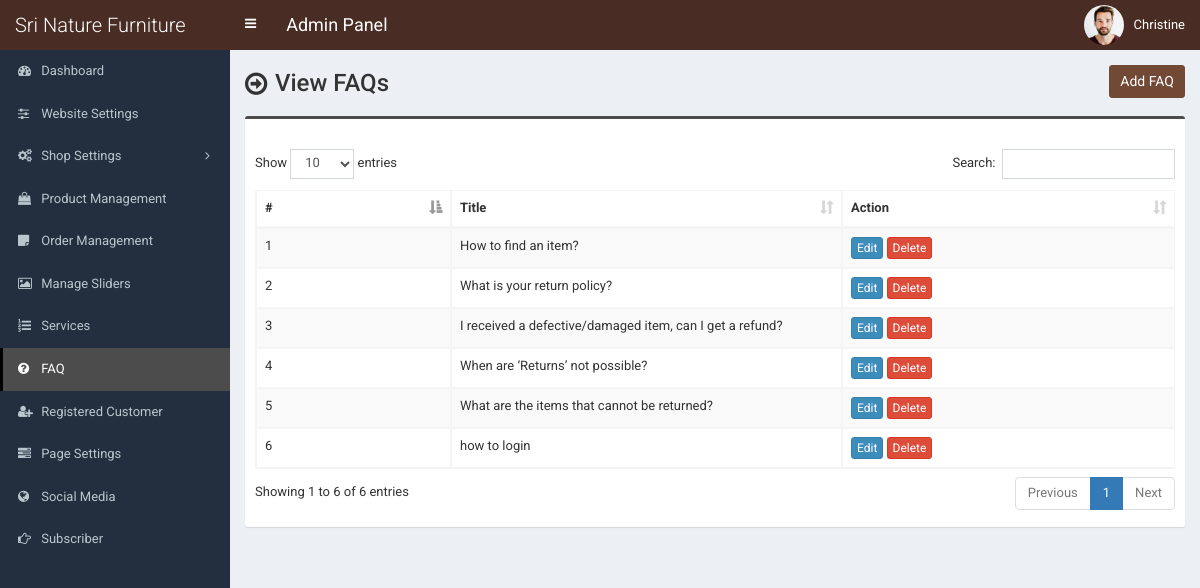
/admin/faq.php (signed in), run on the app's committed database.
### tables this page shows
CREATE TABLE `tbl_faq` (
  `faq_id` int(11) NOT NULL,
  `faq_title` varchar(255) NOT NULL,
  `faq_content` text NOT NULL
);

### admin/faq.php (the view, shortened to what this page needs)
<?php require_once('header.php'); ?>
<section class="content-header">
	<div class="content-header-left">
		<h1>View FAQs</h1>
	</div>
	<div class="content-header-right">
		<a href="faq-add.php" class="btn btn-primary btn-sm">Add FAQ</a>
	</div>
</section>
<section class="content">
	<div class="row">
		<div class="col-md-12">
			<div class="box box-info">
				<div class="box-body table-responsive">
					<table id="example1" class="table table-bordered table-hover table-striped">
						<thead>
							<tr>
								<th width="30">#</th>
								<th width="100">Title</th>
								<th width="80">Action</th>
							</tr>
						</thead>
						<tbody>
							<?php
							$i=0;
							$statement = $pdo->prepare("SELECT * FROM tbl_faq");
							$statement->execute();
							$result = $statement->fetchAll(PDO::FETCH_ASSOC);
							foreach ($result as $row) {
								$i++;
								?>
								<tr>
									<td><?php echo $i; ?></td>
									<td><?php echo $row['faq_title']; ?></td>
									<td>
										<a href="faq-edit.php?id=<?php echo $row['faq_id']; ?>" class="btn btn-primary btn-xs">Edit</a>
										<a href="#" class="btn btn-danger btn-xs" data-href="faq-delete.php?id=<?php echo $row['faq_id']; ?>" data-toggle="modal" data-target="#confirm-delete">Delete</a>
									</td>
								</tr>
								<?php
							}
							?>
						</tbody>
					</table>
				</div>
			</div>
		</div>
	</div>
</section>
<?php require_once('footer.php'); ?>

### admin/style.css (style rules this page uses)
body { font-size: 13px; font-family: "Roboto", sans-serif; }
.content-header > h1, .content-header .content-header-left h1 { font-family: "Roboto", sans-serif; }
.box-info { padding-top: 20px; }
.content-header { overflow: hidden; }
.content-header .content-header-left { float: left; padding-top: 5px; }
.content-header .content-header-right { float: right; }
.content-header .content-header-left h1 { margin-top: 0; margin-bottom: 0; padding-left: 30px; padding-bottom: 5px; font-size: 24px; position: relative; }
.content-header .content-header-left h1:before { position: absolute; top: 0; left: 0; font-family: "FontAwesome", sans-serif; font-size: 26px; content: "\f18e"; }
.content-header .content-header-right a { position: relative; font-size: 14px; }
.box.box-info { border-top-color: #4c4c4c; }
.content-header .content-header-right a { background-color: #724935; border-color: #724935; }

### data on the page
tbl_faq: faq_title "How to find an item?"
tbl_faq: faq_title "What is your return policy?"
tbl_faq: faq_title "I received a defective/damaged item, can I get a refund?"
tbl_faq: faq_title "When are ‘Returns’ not possible?"
tbl_faq: faq_title "What are the items that cannot be returned?"
tbl_faq: faq_title "how to login"

### other printed values
$_SESSION['user']['full_name'] "Christine"
